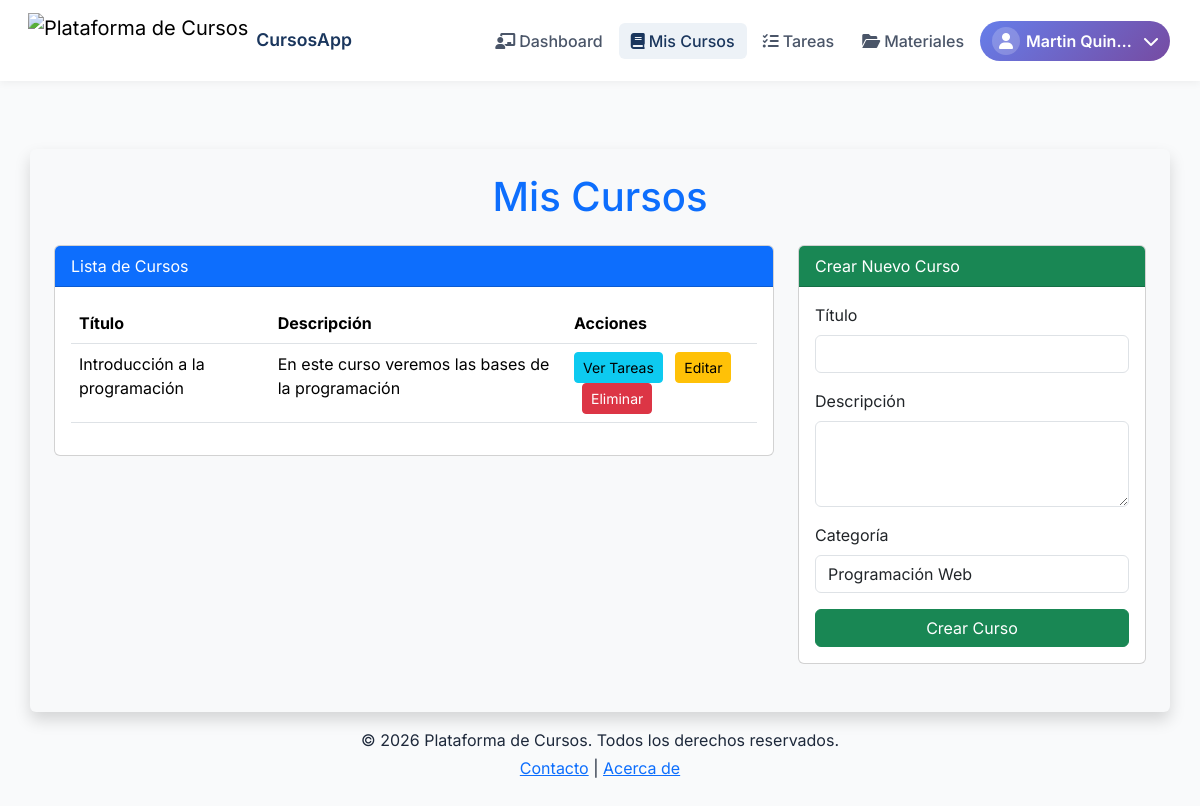
/views/teacher/courses.php (signed in), run on the app's committed database.
### tables this page shows
CREATE TABLE `courses` (
  `id` int(11) NOT NULL,
  `title` varchar(100) NOT NULL,
  `description` text DEFAULT NULL,
  `category_id` int(11) DEFAULT NULL,
  `teacher_id` int(11) DEFAULT NULL,
  `created_at` timestamp NOT NULL DEFAULT current_timestamp()
);

### views/teacher/courses.php (the view, shortened to what this page needs)
<?php
require_once '../../config/database.php';
require_once '../../includes/header.php';
require_once '../../includes/navbar.php';
$teacher_id = $_SESSION['user_id'];
try {
    $stmt = $pdo->prepare("SELECT id, title, description FROM courses WHERE teacher_id = ?");
    $stmt->execute([$teacher_id]);
    $courses = $stmt->fetchAll(PDO::FETCH_ASSOC);
} catch (PDOException $e) {
    $error = "Error al cargar cursos: " . $e->getMessage();
    $courses = [];
}
?>
<div class="container mt-5 p-4 bg-light rounded shadow">
    <h1 class="text-center mb-4 text-primary">Mis Cursos</h1>
    <div class="row">
        <div class="col-md-8">
            <div class="card mb-4">
                <div class="card-header bg-primary text-white">Lista de Cursos</div>
                <div class="card-body">
                    <table class="table table-hover">
                        <thead>
                            <tr>
                                <th>Título</th>
                                <th>Descripción</th>
                                <th>Acciones</th>
                            </tr>
                        </thead>
                        <tbody>
                            <?php if (empty($courses)): ?>
                                <tr>
                                    <td colspan="3" class="text-center">No hay cursos disponibles.</td>
                                </tr>
                            <?php else: ?>
                                <?php foreach ($courses as $course): ?>
                                    <tr>
                                        <td><?= htmlspecialchars($course['title']) ?></td>
                                        <td><?= htmlspecialchars($course['description']) ?></td>
                                        <td>
                                            <a href="/views/teacher/tasks.php?course_id=<?= $course['id'] ?>"
                                               class="btn btn-sm btn-info">
                                                Ver Tareas
                                            </a>
                                            <a href="/views/teacher/edit_course.php?course_id=<?= $course['id'] ?>"
                                               class="btn btn-sm btn-warning ms-2">
                                                Editar
                                            </a>
                                            <button type="button"
                                                class="btn btn-sm btn-danger ms-2 delete-course"
                                                data-bs-toggle="modal"
                                                data-bs-target="#deleteCourseModal"
                                                data-id="<?= $course['id'] ?>"
                                                data-title="<?= htmlspecialchars($course['title']) ?>">
                                                Eliminar
                                            </button>
                                        </td>
                                    </tr>
                                <?php endforeach; ?>
                            <?php endif; ?>
                        </tbody>
                    </table>
                </div>
            </div>
        </div>
        <div class="col-md-4">
            <div class="card mb-4">
                <div class="card-header bg-success text-white">Crear Nuevo Curso</div>
                <div class="card-body">
                    <form method="POST" action="/controllers/courseController.php?action=create">
                        <div class="mb-3">
                            <label class="form-label">Título</label>
                            <input type="text" class="form-control" name="title" required>
                        </div>
                        <div class="mb-3">
                            <label class="form-label">Descripción</label>
                            <textarea class="form-control" name="description" rows="3"></textarea>
                        </div>
                        <div class="mb-3">
                            <label class="form-label">Categoría</label>
                            <select class="form-control" name="category_id" required>
                                <?php
                                try {
                                    $stmt_cat = $pdo->query("SELECT id, name FROM categories");
                                    foreach ($stmt_cat->fetchAll(PDO::FETCH_ASSOC) as $category) {
                                        echo "<option value='" . $category['id'] . "'>" . htmlspecialchars($category['name']) . "</option>";
                                    }
                                } catch (PDOException $e) {
                                    echo "<option>Error al cargar categorías</option>";
                                }
                                ?>
                            </select>
                        </div>
                        <button type="submit" class="btn btn-success w-100">Crear Curso</button>
                    </form>
                </div>
            </div>
        </div>
    </div>
</div>
<?php
require_once '../../includes/footer.php';
?>

### includes/header.php (style rules this page uses)
html, body { height: 100%; margin: 0; padding: 0; font-family: 'Inter', sans-serif; background-color: #f9fafb; color: #1e293b; }
body { display: flex; flex-direction: column; min-height: 100vh; }

### data on the page
courses: title "Introducción a la programación", description "En este curso veremos las bases de la programación"

### other printed values
$_SESSION['username'] "Martin Quin…"
form field category_id "Programación Web"
